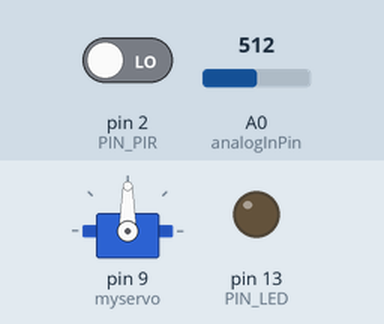
Recording of a sketch running on a simulated Arduino Uno, built with avr-gcc and run on an emulated ATmega328P. Shown: servo, output pins drawn as LEDs (lit = HIGH). The test bench sets the inputs (shaded band); at power-on: pin 2 (PIN_PIR) LOW, A0 (analogInPin) = 512. What the sketch prints to the serial monitor is not drawn.

Above: at 1.2 s.
1.3 s: pin 2 (PIN_PIR) driven HIGH
At 2.4 s:
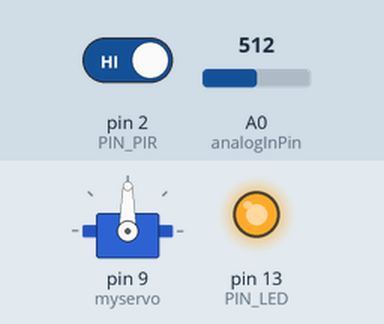
2.8 s: A0 (analogInPin) set to 983
4.3 s: A0 (analogInPin) set to 1008
Timing chart, 0 to 7.3 s (numbered marks = the images above; inputs shaded):
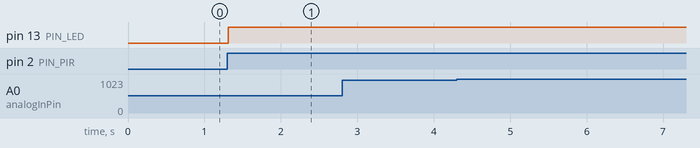

The sketch:

SmartHome.ino
```cpp
#include <Servo.h>
Servo myservo;
#define PIN_PIR 2//выход с датчиком
#define PIN_LED 13//реле с освещением

const int analogInPin = A0;
 int sensorValue = 0;


void setup() {
  pinMode(PIN_PIR, INPUT);//установка пина на чтение
  pinMode(PIN_LED, OUTPUT);//установка пина на вывод
  Serial.begin(9600);

  myservo.attach(9);


}

void loop() {
  int pirVal = digitalRead(PIN_PIR);//опрос датчика движения
  if (pirVal)//если датчик сработал
  {
    digitalWrite(PIN_LED, HIGH);//вклчаем свет

  }

  sensorValue = analogRead(analogInPin);//опрос датчика тепла
  Serial.println("Полученные с датчика данные: ");
  Serial.println(sensorValue);
  Serial.println("");
  if(sensorValue >= 500){
  myservo.write(90);
  }
  delay(100);

 }
```

Measured:
- after the input at 1.3 s, pin 13 (PIN_LED): LOW → HIGH at once
- after the input at 2.8 s, every drawn part: stays the same
- after the input at 4.3 s, every drawn part: stays the same
